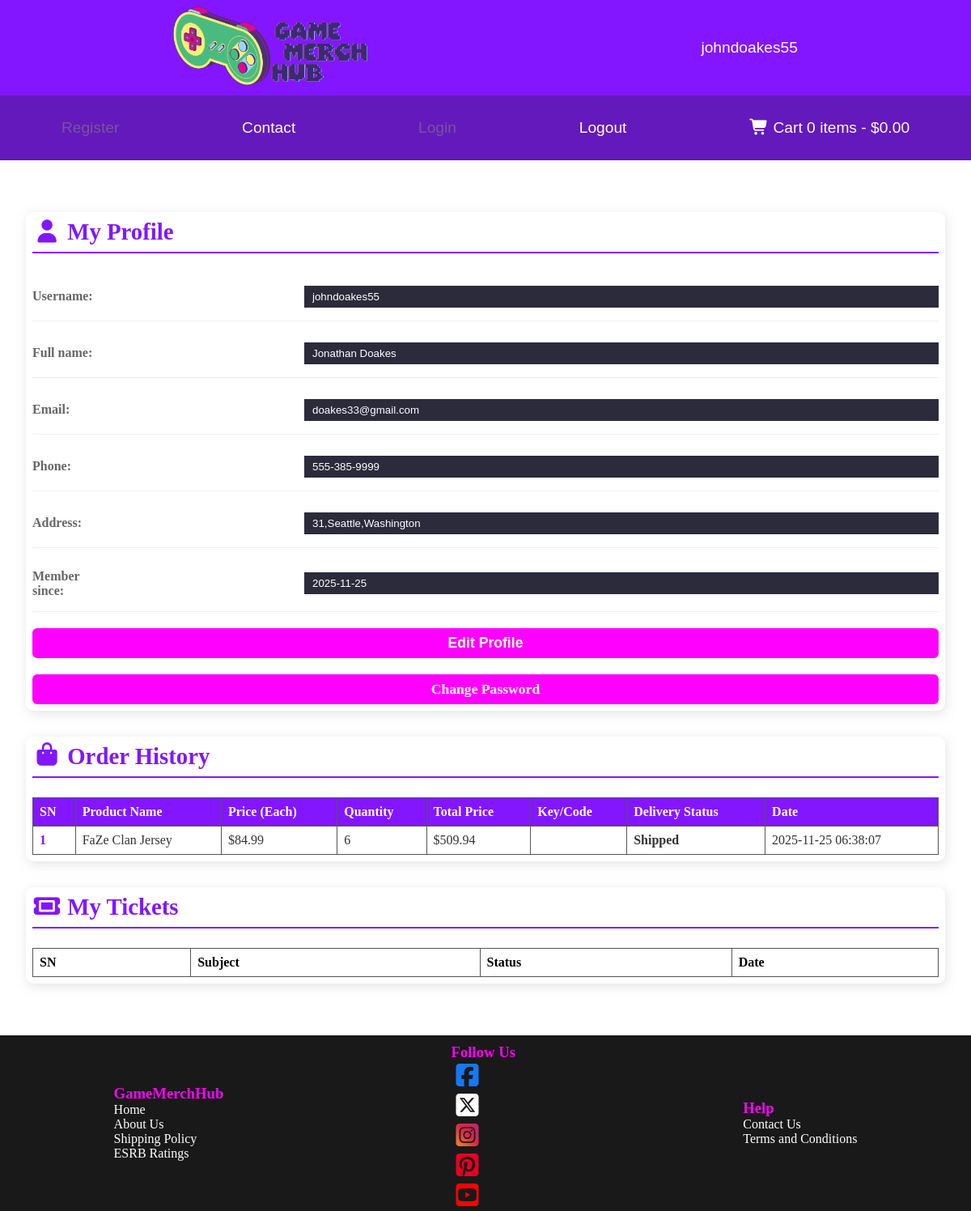
Screenshot of /profile.php (signed in) with the database file from the repository.
### tables this page shows
CREATE TABLE `users` (
  `id` int(11) NOT NULL,
  `username` varchar(50) NOT NULL,
  `password_hash` varchar(255) NOT NULL,
  `full_name` varchar(100) NOT NULL,
  `email` varchar(100) NOT NULL,
  `phone` varchar(20) DEFAULT NULL,
  `address` text DEFAULT NULL,
  `member_since` date DEFAULT curdate(),
  `role` enum('user','admin') DEFAULT 'user',
  `status` enum('active','inactive') DEFAULT 'active'
);

CREATE TABLE `order_items` (
  `id` int(11) NOT NULL,
  `order_id` int(11) NOT NULL,
  `product_name` varchar(255) NOT NULL,
  `product_key` varchar(50) DEFAULT NULL,
  `quantity` int(11) DEFAULT 1,
  `price` decimal(10,2) NOT NULL
);

CREATE TABLE `orders` (
  `id` int(11) NOT NULL,
  `user_id` int(11) NOT NULL,
  `total_amount` decimal(10,2) NOT NULL,
  `payment_status` enum('pending','completed','failed') DEFAULT 'pending',
  `delivery_status` enum('pending','shipped','delivered','cancelled') DEFAULT 'pending',
  `delivery_address` text DEFAULT NULL,
  `redeem_key` varchar(100) DEFAULT NULL,
  `created_at` datetime DEFAULT current_timestamp(),
  `discount_amount` decimal(10,2) DEFAULT 0.00,
  `payment_method` varchar(50) DEFAULT 'Credit_Card'
);

### profile.php (the view, shortened to what this page needs)
<?php
require_once "includes/db.php";
$user_id  = intval($_SESSION['user_id']);
$username = htmlspecialchars($_SESSION['username'] ?? '', ENT_QUOTES, 'UTF-8');
$isLoggedIn = isset($_SESSION['username']);
$userQuery = $pdo->prepare("
    SELECT username, full_name, email, phone, address, member_since
    FROM users WHERE id = :id
");
$userQuery->bindValue(':id', $user_id, PDO::PARAM_INT);
$userQuery->execute();
$profile = $userQuery->fetch(PDO::FETCH_ASSOC);
foreach ($profile as $k => $v) {
    $profile[$k] = htmlspecialchars($v, ENT_QUOTES, 'UTF-8');
}
$orderQuery = $pdo->prepare("
    SELECT
        oi.product_name,
        oi.price,
        oi.quantity,
        o.redeem_key,
        o.delivery_status,
        o.created_at
    FROM orders o
    JOIN order_items oi ON o.id = oi.order_id
    WHERE o.user_id = ?
    ORDER BY o.created_at DESC, oi.id ASC
");
$orderQuery->execute([$user_id]);
$order_history = $orderQuery->fetchAll(PDO::FETCH_ASSOC);
foreach ($order_history as $i => $row) {
    foreach ($row as $k => $v) {
        $order_history[$i][$k] = htmlspecialchars($v, ENT_QUOTES, 'UTF-8');
    }
}
$cart_total_items = 0;
$cart_total_price = 0.00;
?>
<!DOCTYPE html>
<html lang="en">
<head>
<link rel="stylesheet" href="https://cdnjs.cloudflare.com/ajax/libs/font-awesome/7.0.1/css/all.min.css">
<link href="https://fonts.cdnfonts.com/css/frizen-land" rel="stylesheet">
<link rel="stylesheet" href="./style.css">
</head>
<body>
<nav>
    <ul class="nav-upper flex-space-around">
        <li class="nav-list">
            <a href="./home.php" class="nav-link">
                <img src="./image/Logo/Logo.png" alt="logolink">
            </a>
        </li>
        <li class="nav-list">
            <a href="./profile.php" class="nav-link">
                <span><?= $username ?></span>
            </a>
        </li>
    </ul>
    <div id="menu" class="hidden">
        <ul class="nav-lower flex-space-around">
            <li class="nav-list">
                <a href="./register.php" class="nav-link <?= $isLoggedIn ? 'disabled-link' : '' ?>">Register</a>
            </li>
            <li class="nav-list"><a href="./contact.php" class="nav-link">Contact</a></li>
            <li class="nav-list">
                <a href="./login.php" class="nav-link <?= $isLoggedIn ? 'disabled-link' : '' ?>">Login</a>
            </li>
            <li class="nav-list"><a href="./logout.php" class="nav-link <?= !$isLoggedIn ? 'disabled-link' : '' ?>">Logout</a></li>
            <li class="nav-list">
                <a href="./cart.php" class="nav-link">
                    <span><i class="fa-solid fa-cart-shopping"></i>
                    Cart <?= $cart_total_items ?> items - $<?= number_format($cart_total_price, 2) ?>
                    </span>
                </a>
            </li>
        </ul>
    </div>
</nav>
<main>
<div class="profile-container">
<section class="profile-info card">
    <h2 class="section-heading"><i class="fa-solid fa-user"></i> My Profile</h2>
    <form id="profile-form" method="POST" action="">
        <div class="profile-data">
            <?php foreach($profile as $label => $value): ?>
            <div class="info-row">
                <span class="info-label"><?= ucfirst(str_replace('_',' ',$label)); ?>:</span>
                <input type="text" name="<?= $label ?>" value="<?= $value ?>" readonly>
            </div>
            <?php endforeach; ?>
            <button type="button" class="btn" id="edit-profile-btn">Edit Profile</button>
        </div>
        <div style="text-align:center; margin-top:10px;">
            <a href="password_change.php" class="btn">Change Password</a>
        </div>
    </form>
</section>
<section class="order-history card">
    <h2 class="section-heading"><i class="fa-solid fa-shopping-bag"></i> Order History</h2>
    <table class="order-table">
        <thead>
            <tr>
                <th>SN</th>
                <th>Product Name</th>
                <th>Price (Each)</th>
                <th>Quantity</th>
                <th>Total Price</th>
                <th>Key/Code</th>
                <th>Delivery Status</th>
                <th>Date</th>
            </tr>
        </thead>
        <tbody>
            <?php $sn=1; foreach($order_history as $order): ?>
            <tr>
                <td><?= $sn++; ?></td>
                <td><?= $order['product_name']; ?></td>
                <td>$<?= number_format($order['price'],2); ?></td>
                <td><?= $order['quantity']; ?></td>
                <td>$<?= number_format($order['price'] * $order['quantity'], 2); ?></td>
                <td><?= $order['redeem_key']; ?></td>
                <td class="delivery-<?= strtolower($order['delivery_status']); ?>">
                    <?= ucfirst($order['delivery_status']); ?>
                </td>
                <td><?= $order['created_at']; ?></td>
            </tr>
            <?php endforeach; ?>
        </tbody>
    </table>
</section>
<section class="ticket-section card">
    <h2 class="section-heading"><i class="fa-solid fa-ticket"></i> My Tickets</h2>
    <table class="ticket-table">
        <thead>
            <tr>
                <th>SN</th>
                <th>Subject</th>
                <th>Status</th>
                <th>Date</th>
            </tr>
        </thead>
    </table>
</section>
</div>
</main>
<footer>
    <div class="footer-info flex-space-around">
        <ul>
            <h3 style="color: rgb(255, 0, 255);">GameMerchHub</h3>
            <li><a class="foot-link" href="home.php">Home</a></li>
            <li><a class="foot-link" href="about.php">About Us</a></li>
            <li><a class="foot-link" href="shipping_policy.php">Shipping Policy</a></li>
            <li><a class="foot-link" href="ESRB.php">ESRB Ratings</a></li>
        </ul>
        <ul style="padding-top: 10px;">
            <h3 style="color: rgb(255, 0, 255);">Follow Us</h3>
            <li><a href="#" style="color: #1877F2; font-size: 2rem;"><i class="fa-brands fa-square-facebook"></i></a></li>
            <li><a href="#" style="color: white; font-size: 2rem;"><i class="fa-brands fa-square-x-twitter"></i></a></li>
            <li><a href="#" style="font-size: 2rem;"><i class="fa-brands fa-square-instagram" style="background: linear-gradient(45deg, #f09433, #e6683c, #dc2743, #cc2366, #bc1888);-webkit-background-clip: text;-webkit-text-fill-color: transparent;"></i></a></li>
            <li><a href="#" style="color: #E60023; font-size: 2rem;"><i class="fa-brands fa-square-pinterest"></i></a></li>
            <li><a href="#" style="color: #FF0000; font-size: 2rem;"><i class="fa-brands fa-square-youtube"></i></a></li>
        </ul>
        <ul>
            <h3 style="color: rgb(255, 0, 255);">Help</h3>
            <li><a class="foot-link" href="./contact.php">Contact Us</a></li>
            <li><a class="foot-link" href="./Terms_and_conditions.php">Terms and Conditions</a></li>
        </ul>
    </div>
</footer>
</body>
</html>

### style.css (style rules this page uses)
:root { --primary-color: rgb(131, 22, 255); --secondary-color: rgba(84, 0, 181, 0.9); --tertiary-color: rgba(0, 0, 0, 0.9); --boxShadow-color:rgba(131, 22, 255, 0.3); --padding: 0.5rem; --margin: 1rem; --transition: all 0.3s; --border-radius: 0.6rem; --box-shadow: 0.1rem 0.2rem 0.8rem rgba(205, 202, 202, 0.5); }
* { box-sizing: border-box; margin: 0; padding: 0; text-decoration: none; list-style-type: none; outline: none; }
html { scroll-behavior: smooth; }
body { min-height: 100vh; display: flex; flex-direction: column; }
main { flex: 1; }
img { width: 100%; height: auto; }
.flex-space-around { display: flex; justify-content: space-around; align-items: center; }
nav { font-family: "Slimlines", sans-serif; font-size: 1.2rem; position: sticky; top: 0; z-index: 100; }
.nav-upper { min-height: 10vh; background-color: var(--primary-color); padding: var(--padding); }
.nav-list { transition: var(--transition); }
.nav-link { color: white; transition: var(--transition); }
.nav-upper .nav-list a img { width: 15rem; transition: var(--transition); }
.nav-lower { min-height: 10vh; background-color: var(--secondary-color); }
.card { box-shadow: var(--box-shadow); border-radius: var(--border-radius); padding: var(--padding); transition: var(--transition); }
footer { color: white; background-color: var(--tertiary-color); text-decoration: none; }
.foot-link { color: white; transition: var(--transition); }
@media (min-width: 993px) { .nav-upper { display: flex !important; } }
@media (min-width: 993px) { #menu { display: block !important; } }
.btn { width: 100%; padding: 1rem; font-size: 1.1rem; font-weight: bold; border: none; border-radius: var(--border-radius); margin-top: var(--margin); cursor: pointer; transition: var(--transition); }
.profile-container { max-width: 1200px; margin: 2rem auto; padding: 2rem; }
.section-heading { font-size: 1.8rem; color: var(--primary-color); margin-bottom: 1.5rem; padding-bottom: 0.5rem; border-bottom: 2px solid var(--primary-color); }
.profile-info { margin-bottom: 2rem; }
.profile-data { flex: 0.7; }
.info-row { display: flex; padding: 1rem 0; border-bottom: 1px solid #f0f0f0; }
.info-label { flex: 0.3; font-weight: bold; color: #666; }
.order-history { margin-bottom: 2rem; }
.order-table { width: 100%; border-collapse: collapse; background-color: white; }
.order-table thead { background-color: var(--primary-color); color: white; }
.order-table th { padding: 1rem; text-align: left; font-weight: bold; }
.order-table tbody tr { border-bottom: 1px solid #f0f0f0; transition: var(--transition); }
.order-table td { padding: 1rem; color: #333; }
.order-table td:first-child { font-weight: bold; color: var(--primary-color); }

### profile.php (style rules this page uses)
input[readonly] { background-color: #2b2b3c; color: #fff; border: none; padding: 6px 10px; width: 70%; }
.info-row { margin-bottom: 10px; display:flex; justify-content: space-between; align-items:center; }
.info-label { font-weight: bold; }
.ticket-table, .order-table { width: 100%; border-collapse: collapse; margin-top:10px; }
.ticket-table th, .ticket-table td, .order-table th, .order-table td { border: 1px solid #555; padding: 8px; text-align:left; }
.delivery-shipped { color: #00bbff; font-weight:bold; }
.btn { padding: 8px 15px; border:none; border-radius:6px; cursor:pointer; background-color:#ff00ff; color:#fff; margin-top:10px; text-decoration: none; display:inline-block; }
.disabled-link { pointer-events: none; color: grey !important; opacity: 0.6; }

### rows the page displays
users: username "johndoakes55", full_name "Jonathan Doakes", email "doakes33@gmail.com", phone "555-385-9999", address "31,Seattle,Washington", member_since "2025-11-25"
order_items: product_name "FaZe Clan Jersey", price "84.99", quantity "6", $order['price'] * $order['quantity'] "509.94", order.delivery_status "Shipped", order.created_at "2025-11-25 06:38:07"

### other values shown
$username "johndoakes55"
$cart_total_items "0"
$cart_total_price "0.00"
str_replace('_',' ',$label) "Username"
str_replace('_',' ',$label) "Full name"
str_replace('_',' ',$label) "Email"
str_replace('_',' ',$label) "Phone"
str_replace('_',' ',$label) "Address"
str_replace('_',' ',$label) "Member since"
